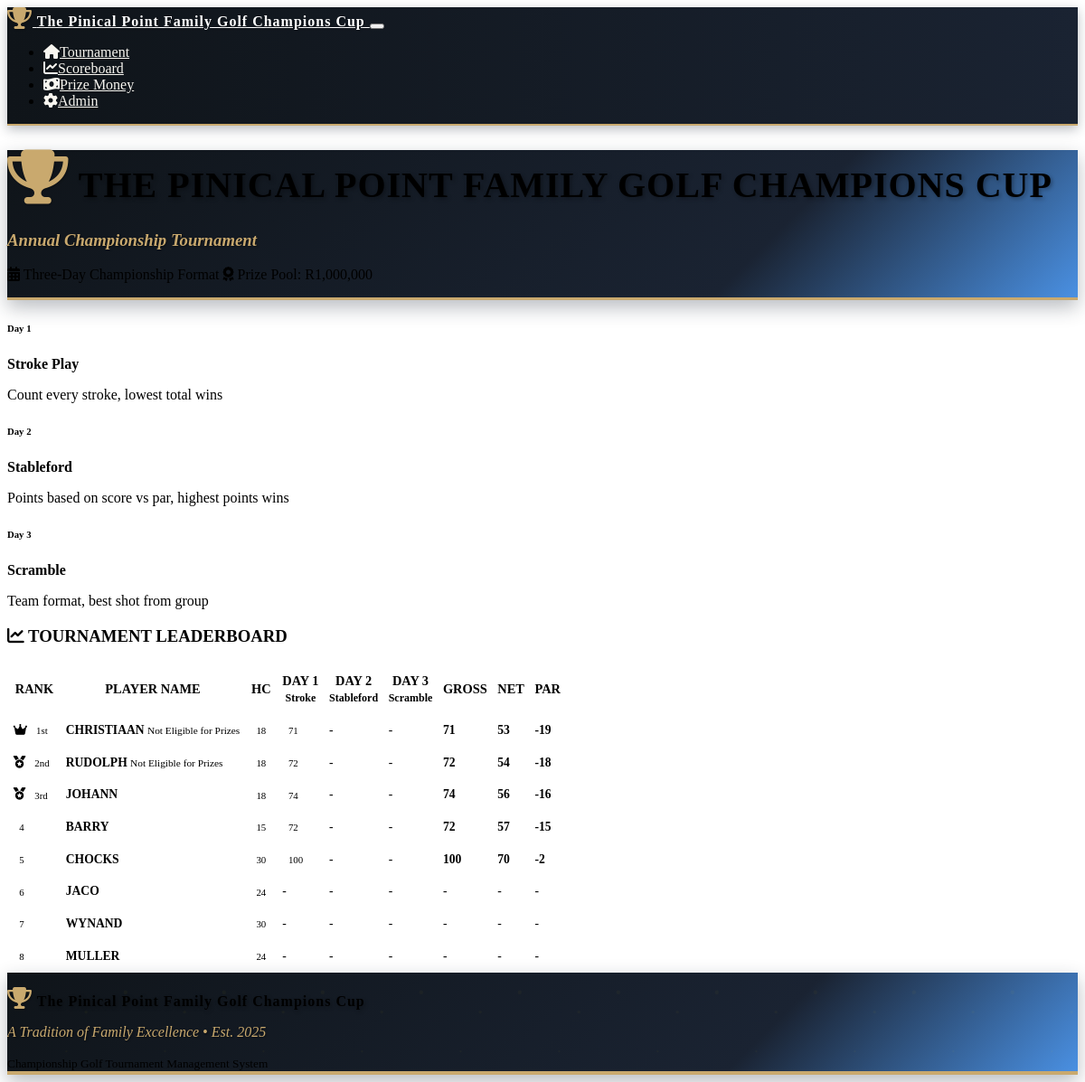
The app's page /scoreboard with its own data.
### models.py (models this page shows)
class Round(db.Model):
    id = db.Column(db.Integer, primary_key=True)
    tournament_id = db.Column(db.Integer, db.ForeignKey('tournament.id'), nullable=False)
    day = db.Column(db.Integer, nullable=False)  # 1, 2, or 3
    format = db.Column(db.String(50), nullable=False)  # 'stroke_play', 'stableford', 'scramble'
    date = db.Column(db.Date, nullable=False)
    completed = db.Column(db.Boolean, default=False)
    scores = db.relationship('Score', backref='round', lazy=True)

class Player(db.Model):
    id = db.Column(db.Integer, primary_key=True)
    name = db.Column(db.String(100), nullable=False)
    tournament_id = db.Column(db.Integer, db.ForeignKey('tournament.id'), nullable=False)
    handicap = db.Column(db.Integer, default=0)
    prize_eligible = db.Column(db.Boolean, default=True)  # New field for prize eligibility
    created_at = db.Column(db.DateTime, default=datetime.utcnow)
    scores = db.relationship('Score', backref='player', lazy=True)

### routes.py (the view)
@app.route('/scoreboard')
def scoreboard():
    tournament = Tournament.query.first()
    if not tournament:
        return redirect(url_for('player_setup'))
    leaderboard = calculate_leaderboard(tournament.id)
    rounds = Round.query.filter_by(tournament_id=tournament.id).order_by(Round.day).all()
    return render_template('scoreboard.html',
                         tournament=tournament,
                         leaderboard=leaderboard,
                         rounds=rounds,
                         tournament_formats=TOURNAMENT_FORMATS)

### models.py (called while the page is built)
    def get_net_score(self):
        if self.total_strokes:
            return self.total_strokes - self.player.handicap
        return None

### templates/scoreboard.html (shortened to what this page needs)
{% extends "base.html" %}
{% block content %}
<div class="container-fluid">
    <div class="row mb-3">
        <div class="col-12">
            <div class="card scoreboard-header">
                <div class="card-body text-center py-3 position-relative">
                    <h1 class="display-4 text-white mb-2 tournament-logo">
                        <i class="fas fa-trophy me-2 trophy-icon"></i>
                        THE PINICAL POINT FAMILY GOLF CHAMPIONS CUP
                    </h1>
                    <h3 class="tournament-tagline mb-2">Annual Championship Tournament</h3>
                    <div class="row justify-content-center">
                        <div class="col-md-10">
                            <p class="text-white mb-1">
                                <i class="fas fa-calendar-alt me-2"></i>
                                Three-Day Championship Format
                                <span class="ms-4">
                                    <i class="fas fa-award me-2"></i>
                                    Prize Pool: R{{ "{:,}".format(1000000) }}
                                </span>
                            </p>
                        </div>
                    </div>
                </div>
            </div>
        </div>
    </div>
    <div class="row mb-3">
        <div class="col-12">
            <div class="card">
                <div class="card-body py-2">
                    <div class="row text-center">
                        {% for day, format_info in tournament_formats.items() %}
                        <div class="col-md-4">
                            <h6 class="text-primary mb-1">Day {{ day }}</h6>
                            <p class="mb-1"><strong>{{ format_info.name }}</strong></p>
                            <p class="text-muted small mb-0">{{ format_info.description }}</p>
                        </div>
                        {% endfor %}
                    </div>
                </div>
            </div>
        </div>
    </div>
    <div class="row">
        <div class="col-12">
            <div class="card">
                <div class="card-header">
                    <h3 class="mb-0 text-center">
                        <i class="fas fa-chart-line me-2"></i>
                        TOURNAMENT LEADERBOARD
                    </h3>
                </div>
                <div class="card-body p-0">
                    <div class="table-responsive">
                        <table class="table table-striped scoreboard-table mb-0">
                            <thead class="table-dark">
                                <tr>
                                    <th class="text-center py-2">RANK</th>
                                    <th class="py-2">PLAYER NAME</th>
                                    <th class="text-center py-2">HC</th>
                                    <th class="text-center py-2">DAY 1<br><small>Stroke</small></th>
                                    <th class="text-center py-2">DAY 2<br><small>Stableford</small></th>
                                    <th class="text-center py-2">DAY 3<br><small>Scramble</small></th>
                                    <th class="text-center py-2">GROSS</th>
                                    <th class="text-center py-2">NET</th>
                                    <th class="text-center py-2">PAR</th>
                                </tr>
                            </thead>
                            <tbody>
                                {% for player_data in leaderboard %}
                                <tr class="{% if player_data.rank <= 3 %}table-warning{% endif %}">
                                    <td class="text-center py-2">
                                        {% if player_data.rank == 1 %}
                                            <i class="fas fa-crown text-warning me-1"></i>
                                            <span class="badge bg-warning text-dark">1st</span>
                                        {% elif player_data.rank == 2 %}
                                            <i class="fas fa-medal text-secondary me-1"></i>
                                            <span class="badge bg-secondary">2nd</span>
                                        {% elif player_data.rank == 3 %}
                                            <i class="fas fa-medal text-warning me-1"></i>
                                            <span class="badge bg-warning text-dark">3rd</span>
                                        {% else %}
                                            <span class="badge bg-primary">{{ player_data.rank }}</span>
                                        {% endif %}
                                    </td>
                                    <td class="py-2">
                                        <strong>{{ player_data.player.name.upper() }}</strong>
                                        {% if player_data.get('is_non_eligible', False) %}
                                            <small class="text-muted d-block">Not Eligible for Prizes</small>
                                        {% endif %}
                                    </td>
                                    <td class="text-center py-2">
                                        <span class="badge bg-secondary">{{ player_data.player.handicap or 0 }}</span>
                                    </td>
                                    <td class="text-center py-2">
                                        {% if player_data.day_scores[0] %}
                                            <span class="badge bg-info">{{ player_data.day_scores[0] }}</span>
                                        {% else %}
                                            <span class="text-muted">-</span>
                                        {% endif %}
                                    </td>
                                    <td class="text-center py-2">
                                        {% if player_data.day_scores[1] %}
                                            <span class="badge bg-success">{{ player_data.day_scores[1] }}pts</span>
                                        {% else %}
                                            <span class="text-muted">-</span>
                                        {% endif %}
                                    </td>
                                    <td class="text-center py-2">
                                        {% if player_data.day_scores[2] %}
                                            <span class="badge bg-primary">{{ player_data.day_scores[2] }}</span>
                                        {% else %}
                                            <span class="text-muted">-</span>
                                        {% endif %}
                                    </td>
                                    <td class="text-center py-2">
                                        {% if player_data.total_score > 0 %}
                                            <strong class="text-primary">{{ player_data.total_score }}</strong>
                                        {% else %}
                                            <span class="text-muted">-</span>
                                        {% endif %}
                                    </td>
                                    <td class="text-center py-2">
                                        {% if player_data.net_score %}
                                            <strong class="text-success">{{ player_data.net_score }}</strong>
                                        {% else %}
                                            <span class="text-muted">-</span>
                                        {% endif %}
                                    </td>
                                    <td class="text-center py-2">
                                        {% if player_data.par_score %}
                                            <strong class="{% if player_data.par_score == 'E' %}text-secondary{% elif player_data.par_score.startswith('+') %}text-danger{% else %}text-success{% endif %}">
                                                {{ player_data.par_score }}
                                            </strong>
                                        {% else %}
                                            <span class="text-muted">-</span>
                                        {% endif %}
                                    </td>
                                </tr>
                                {% endfor %}
                            </tbody>
                        </table>
                    </div>
                </div>
            </div>
        </div>
    </div>
</div>
{% endblock %}

### static/css/custom.css (style rules this page uses)
:root { --tournament-navy: #1a2332; --tournament-gold: #c9a96e; --tournament-white: #FFFFFF; --tournament-dark-navy: #0f1419; --tournament-accent-blue: #4a90e2; --tournament-cream: #f8f6f0; --tournament-silver: #8a9ba8; --tournament-shadow: rgba(26, 35, 50, 0.3); --tournament-green: #2d5a27; --tournament-light-green: #4a7c59; }
.tournament-logo { font-family: 'Georgia', serif; font-weight: bold; text-shadow: 2px 2px 4px rgba(0,0,0,0.3); letter-spacing: 1px; }
.tournament-tagline { font-family: 'Georgia', serif; font-style: italic; color: var(--tournament-gold); text-shadow: 1px 1px 2px rgba(0,0,0,0.5); }
.scoreboard-header { box-shadow: 0 8px 20px var(--tournament-shadow); background: linear-gradient(135deg, var(--tournament-dark-navy) 0%, var(--tournament-navy) 70%, var(--tournament-accent-blue) 100%); border-bottom: 3px solid var(--tournament-gold); }
.scoreboard-table { font-size: 1.1rem; }
.scoreboard-table th, .scoreboard-table td { vertical-align: middle; border-width: 2px; }
.scoreboard-table .badge { font-size: 0.9em; padding: 0.5em 0.75em; }
@media (min-width: 1200px) { .scoreboard-table { font-size: 1.1rem; } }
@media (min-width: 1200px) { .scoreboard-table th { font-size: 1rem; padding: 0.75rem 0.5rem; } }
@media (min-width: 1200px) { .scoreboard-table td { padding: 0.75rem 0.5rem; } }
@media (min-width: 1200px) { .display-4 { font-size: 2.5rem; } }
.scoreboard-table { font-size: 0.95rem; line-height: 1.3; }
.scoreboard-table th { font-weight: 600; white-space: nowrap; font-size: 0.9rem; }
.scoreboard-table td { white-space: nowrap; vertical-align: middle; }
.scoreboard-table .badge { font-size: 0.8em; padding: 0.35em 0.6em; }
@media (max-width: 1400px) { .scoreboard-table { font-size: 0.9rem; } }
@media (max-width: 1400px) { .scoreboard-table th, .scoreboard-table td { padding: 0.5rem 0.3rem; } }
@media (max-width: 1200px) { .scoreboard-table { font-size: 0.85rem; } }
.trophy-icon { color: var(--tournament-gold); text-shadow: 1px 1px 2px rgba(0,0,0,0.3); font-size: 1.5em; }

### records on screen
Round: day "2", name "Stableford", description "Points based on score vs par, highest points wins"
Round: day "3", name "Scramble", description "Team format, best shot from group"
Player: player.name "CHRISTIAAN", player "18"
Player: player.name "RUDOLPH", player "18"
Player: player.name "JOHANN", player "18"
Player: player.name "BARRY", player "15"
Player: player.name "CHOCKS", player "30"
Player: player.name "JACO", player "24"
Player: player.name "WYNAND", player "30"
Player: player.name "MULLER", player "24"

### other values on screen
{{ "{:,}".format(1000000) }} "1,000,000"
{{ day }} "1"
{{ player_data.day_scores[0] }} "71" "72" "74" "72" "100"
{{ player_data.total_score }} "71" "72" "74" "72" "100"
{{ player_data.net_score }} "53" "54" "56" "57" "70"
{{ player_data.par_score }} "-19" "-18" "-16" "-15" "-2"
{{ player_data.rank }} "4" "5" "6" "7" "8"
